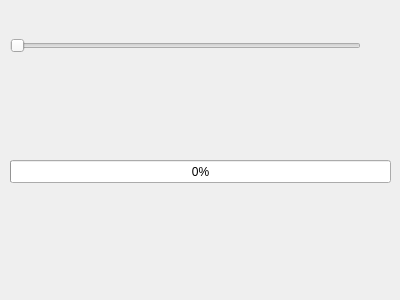
<?xml version="1.0" encoding="UTF-8"?>
<ui version="4.0">
 <class>Widget</class>
 <widget class="QWidget" name="Widget">
  <property name="geometry">
   <rect>
    <x>0</x>
    <y>0</y>
    <width>400</width>
    <height>300</height>
   </rect>
  </property>
  <property name="windowTitle">
   <string>Widget</string>
  </property>
  <widget class="QSlider" name="horizontalSlider">
   <property name="geometry">
    <rect>
     <x>10</x>
     <y>30</y>
     <width>351</width>
     <height>31</height>
    </rect>
   </property>
   <property name="minimum">
    <number>1</number>
   </property>
   <property name="maximum">
    <number>100</number>
   </property>
   <property name="orientation">
    <enum>Qt::Horizontal</enum>
   </property>
  </widget>
  <widget class="QProgressBar" name="progressBar">
   <property name="geometry">
    <rect>
     <x>10</x>
     <y>160</y>
     <width>381</width>
     <height>23</height>
    </rect>
   </property>
   <property name="minimum">
    <number>1</number>
   </property>
   <property name="value">
    <number>1</number>
   </property>
  </widget>
 </widget>
 <layoutdefault spacing="6" margin="11"/>
 <resources/>
 <connections/>
</ui>
